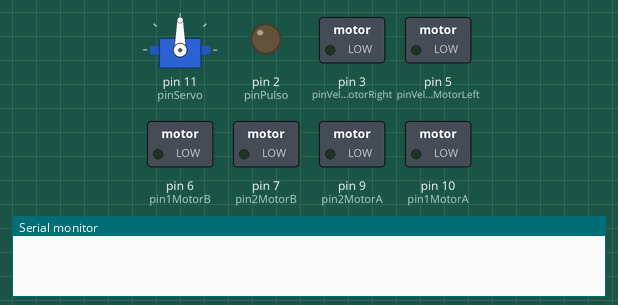
Recording of a sketch running on a simulated Arduino Uno, built with avr-gcc and run on an emulated ATmega328P. On the bench: servo, switched loads named in the sketch (green lamp = pin HIGH), output pins drawn as LEDs (lit = HIGH), the last lines printed to the serial monitor.

Above: at 0.1 s.
At 8.3 s:
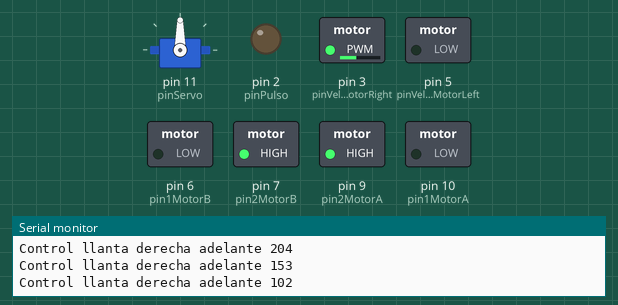
At 12.4 s:
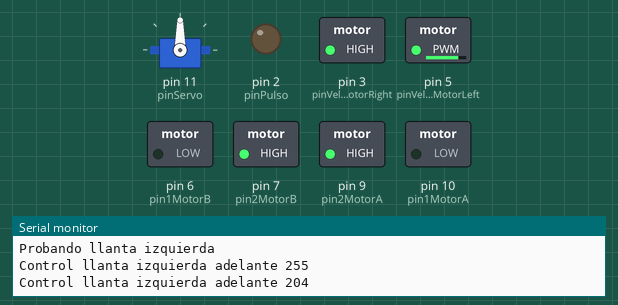
At 17.4 s:
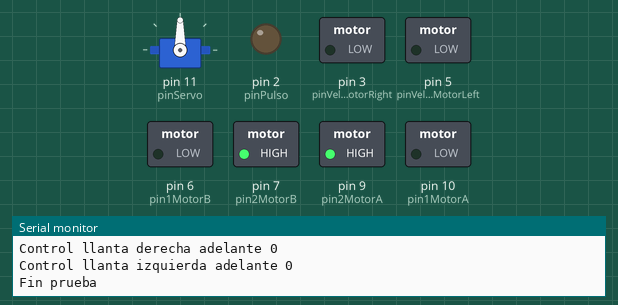
Timing chart, 0 to 18.9 s (numbered marks = the images above):
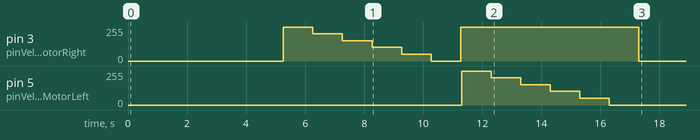

The sketch:

TestMotores.ino
```cpp
#include <Servo.h>
#include <math.h>
#include "Config.h"
#include "Motor.hpp"
#include "Servo.hpp"
#include "Ultrasound.hpp"
/**
  * README.txt
  **/
Servo servo;

void setup() {
  while (!Serial);
  Serial.begin(9600);
  configUltraSound();
  configMotorController();
  configServo(servo);
  test();
}

void loop() {
  /*
  forward();
  see();
  if (distancias[2] < 20 && abs(distancias[2] - lastDistance) < 10) {
    right();
    delay(500);
  }
  lastDistance = distancias[2];
*/
}
```

Motor.hpp
```cpp
void configMotorController(){
  pinMode(pin1MotorA, OUTPUT);
  pinMode(pin2MotorA, OUTPUT);
  pinMode(pin1MotorB, OUTPUT);
  pinMode(pin2MotorB, OUTPUT);
  pinMode(pinVelocidadMotorRight, OUTPUT);
  pinMode(pinVelocidadMotorLeft, OUTPUT);
  analogWrite(pinVelocidadMotorRight, 0);
  analogWrite(pinVelocidadMotorLeft, 0);
}

void controlWheel(Direction wheel, Direction sentido, int speed) {
  Serial.print("Control llanta ");
  switch(wheel){
    case RIGHT:
    Serial.print("derecha ");
    if (sentido == Direction::BACKWARD) {
      Serial.print("atrás ");
      digitalWrite(pin1MotorA, HIGH);
      digitalWrite(pin2MotorA, LOW);
    } else if (sentido == Direction::FORWARD) {
      Serial.print("adelante ");
      digitalWrite(pin1MotorA, LOW);
      digitalWrite(pin2MotorA, HIGH);
    }
    Serial.println(speed);
    analogWrite(pinVelocidadMotorRight, speed);
    break;
    case LEFT:
    Serial.print("izquierda ");
    if (sentido == Direction::BACKWARD) {
      Serial.print("atras ");
      digitalWrite(pin1MotorB, HIGH);
      digitalWrite(pin2MotorB, LOW);
    } else if (sentido == Direction::FORWARD) {
      Serial.print("adelante ");
      digitalWrite(pin1MotorB, LOW);
      digitalWrite(pin2MotorB, HIGH);
    }
    Serial.println(speed);
    analogWrite(pinVelocidadMotorLeft, speed);
    break;
  }
}

void stop() {
  Serial.println("[x]");
  controlWheel(Direction::RIGHT, Direction::FORWARD,0);
  controlWheel(Direction::LEFT, Direction::FORWARD,0);
  /*digitalWrite(pin1MotorA, LOW);
  digitalWrite(pin2MotorA, LOW);
  digitalWrite(pin1MotorB, LOW);
  digitalWrite(pin2MotorB, LOW);*/
}

void forward() {
  Serial.println("[^]");
  controlWheel(Direction::RIGHT, Direction::FORWARD,255);
  controlWheel(Direction::LEFT, Direction::FORWARD,255);
}

void backward() {
  Serial.println("[v]");
  controlWheel(Direction::RIGHT, Direction::BACKWARD,255);
  controlWheel(Direction::LEFT, Direction::BACKWARD,255);
}

void right() {
  Serial.println("[>]");
  controlWheel(Direction::RIGHT, Direction::BACKWARD,255);
  controlWheel(Direction::LEFT, Direction::FORWARD,255);
}

void left() {
  Serial.println("[<]");
  controlWheel(Direction::RIGHT, Direction::FORWARD,255);
  controlWheel(Direction::LEFT, Direction::BACKWARD,255);
}

void test() {
  stop();
  /*forward();
  delay(400);
  backward();
  delay(400);
  stop();*/

  delay(5000);
  //255,204,153,102,51,0
  Serial.println("Probando llanta derecha");
  controlWheel(Direction::RIGHT, Direction::FORWARD,255);
  delay(1000);
  controlWheel(Direction::RIGHT, Direction::FORWARD,204);
  delay(1000);
  controlWheel(Direction::RIGHT, Direction::FORWARD,153);
  delay(1000);
  controlWheel(Direction::RIGHT, Direction::FORWARD,102);
  delay(1000);
  controlWheel(Direction::RIGHT, Direction::FORWARD,51);
  delay(1000);
  controlWheel(Direction::RIGHT, Direction::FORWARD,0);
  delay(1000);
  controlWheel(Direction::RIGHT, Direction::FORWARD,255);

Serial.println("Probando llanta izquierda");
  controlWheel(Direction::LEFT, Direction::FORWARD,255);
  delay(1000);
  controlWheel(Direction::LEFT, Direction::FORWARD,204);
  delay(1000);
  controlWheel(Direction::LEFT, Direction::FORWARD,153);
  delay(1000);
  controlWheel(Direction::LEFT, Direction::FORWARD,102);
  delay(1000);
  controlWheel(Direction::LEFT, Direction::FORWARD,51);
  delay(1000);
  controlWheel(Direction::LEFT, Direction::FORWARD,0);
  delay(1000);
  stop();
  digitalWrite(pinVelocidadMotorLeft, 0);
  digitalWrite(pinVelocidadMotorRight, 0);

  Serial.println("Fin prueba");
delay(5000);

/*
  controlWheel(Direction::RIGHT, Direction::BACKWARD,255);
  delay(500);
  stop();
  controlWheel(Direction::LEFT, Direction::FORWARD,255);
  delay(500);
  controlWheel(Direction::LEFT, Direction::BACKWARD,255);
  delay(500);
  stop();
  forward();
  delay(200);
  backward();
  delay(200);
  forward();
  delay(200);
  backward();
  delay(200);
  stop();
  delay(3000);
  */
}

void makeSquare() {
  forward();
  delay(2000);
  right();
  delay(500);
  left();
  delay(50);
}
```

Servo.hpp
```cpp
void configServo(Servo &servo){
  servo.attach(pinServo);
  servo.write(90);
  delay(250);
}
```

Ultrasound.hpp
```cpp
void configUltraSound(){
  pinMode(pinPulso, OUTPUT);
  pinMode(pinEco, INPUT);
}

float getDistance() {
  digitalWrite(pinPulso, LOW);  //Por cuestión de estabilización del sensor
  delayMicroseconds(5);
  digitalWrite(pinPulso, HIGH);  //envío del pinPulso ultrasónico
  delayMicroseconds(10);
  return 0.01715 * pulseIn(pinEco, HIGH);
  //tiempo = pulseIn(pinEco, HIGH);  //funcion para medir el tiempo y guardarla en la variable "tiempo"
  //distancia = 0.01715 * tiempo; //fórmula para calcular la distancia
}
void see() {
  /*
  servo.write(0);
  delay(300);
  distancias[0] = getDistance();

  servo.write(45);
  delay(delayT);
  distancias[1] = getDistance();

  servo.write(90);
  */
  delay(delayT);
  distancias[2] = getDistance();
  /*
  servo.write(135);
  delay(delayT);
  distancias[3] = getDistance();

  servo.write(180);
  delay(delayT);
  distancias[4] = getDistance();

  servo.write(90);
*/
  Serial.print(distancias[0]);
  Serial.print(",");
  Serial.print(distancias[1]);
  Serial.print(",");
  Serial.print(distancias[2]);
  Serial.print(",");
  Serial.print(distancias[3]);
  Serial.print(",");
  Serial.println(distancias[4]);
}
```

Config.h
```cpp
//General
enum Direction { FORWARD, BACKWARD, LEFT, RIGHT };

int delayT = 50;//300 Si el motor revisa varios ángulos, menos si es estático.
float distancias[5] = { 0, 0, 0, 0, 0 };
float lastDistance = 0;

//Ultrasonido
const int pinPulso = 2;
const int pinEco = 4;

//Servo
const int pinServo = 11;
int servoAngle = 0;

//L293D Motores y pines
const int pinVelocidadMotorRight = 3;
const int pinVelocidadMotorLeft = 5;
const int pin1MotorA = 10;  // Pin 14 of L293
const int pin2MotorA = 9;  // Pin 10 of L293
const int pin1MotorB = 6;  // Pin  7 of L293
const int pin2MotorB = 7;   // Pin  2 of L293
const int maxVelocidad = 255;
```
